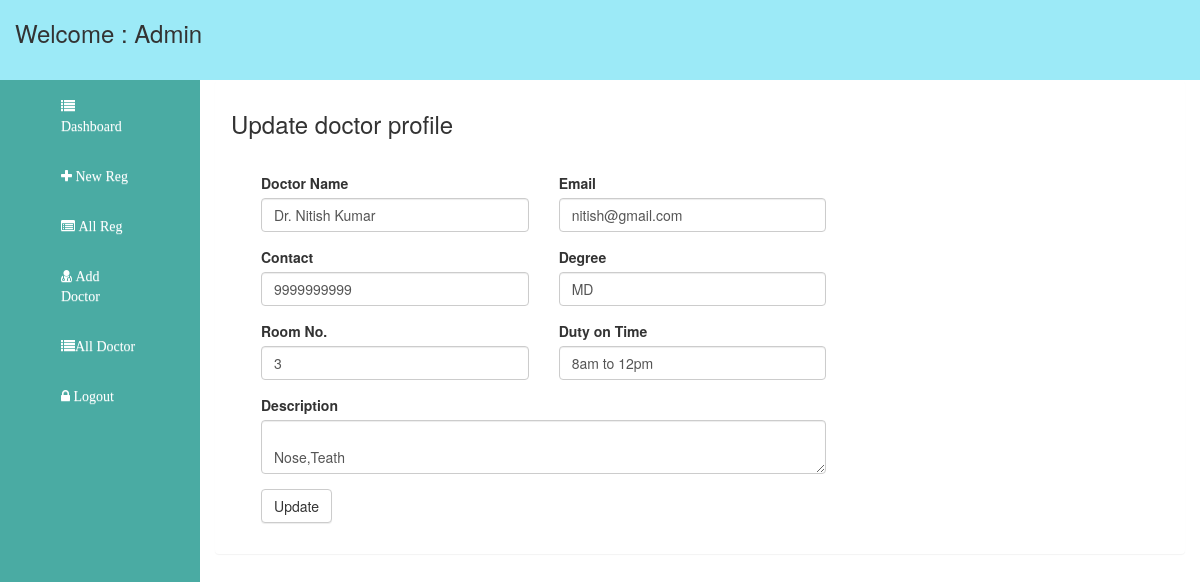
The app's page /hospital/edit.php?did=1 (signed in) with its own data.
### tables this page shows
CREATE TABLE IF NOT EXISTS `doctor` (
  `did` int(11) NOT NULL AUTO_INCREMENT,
  `name` varchar(100) NOT NULL,
  `email` varchar(100) NOT NULL,
  `contact` varchar(100) NOT NULL,
  `degree` varchar(100) NOT NULL,
  `description` varchar(100) NOT NULL,
  `room_no` varchar(100) NOT NULL,
  `password` varchar(100) NOT NULL,
  `dutytime` varchar(100) NOT NULL,
  PRIMARY KEY (`did`),
  UNIQUE KEY `email` (`email`),
  UNIQUE KEY `contact` (`contact`)
);

### hospital/edit.php (the view, shortened to what this page needs)
<?php include('header.php'); ?>
       	<?php include('sidebar.php'); ?>
       	<div class="col-md-10" id="righ_section">
       		<div class="panel">
       			<div class="panel-heading">
       				<h3>Update doctor profile</h3>
       			</div>
       			<div class="panel-body">
      			  	<div class="col-md-8">
      			  	<?php
					 if(isset($_GET['did']))
					  {
						  $id = $_GET['did'];
						  $q = "select * from doctor where did='$id'";
						  $r = mysqli_query($con,$q);
                          $result = mysqli_fetch_array($r);
					  }
					?>
      			  	<form action="" method="post">
       			  	<div class="form-group col-md-6">
       			  		<label for="">Doctor Name</label>
       			  		<input type="text" name="dname" id="" value="<?php echo $result['name']; ?>" class="form-control">
       			  	</div>
       			  	<div class="form-group col-md-6">
       			  		<label for="">Email</label>
       			  		<input type="email" name="demail" id="" value="<?php echo $result['email']; ?>" class="form-control">
       			  	</div>
       			  	<div class="form-group col-md-6">
       			  		<label for="">Contact</label>
       			  		<input type="text" name="dcontact" id="" value="<?php echo $result['contact']; ?>" class="form-control">
       			  	</div>
       			  	<div class="form-group col-md-6">
       			  		<label for="">Degree</label>
       			  		<input type="text" name="ddegree" id="" value="<?php echo $result['degree']; ?>" class="form-control">
       			  	</div>
       			  	<div class="form-group col-md-6">
       			  		<label for="">Room No.</label>
       			  		<input type="text" name="roomno" id="" value="<?php echo $result['room_no']; ?>" class="form-control">
       			  	</div>
       			  	<div class="form-group col-md-6">
       			  		<label for="">Duty on Time</label>
       			  		<input type="text" name="dutytime" id="" value="<?php echo $result['dutytime']; ?>" class="form-control">
       			  	</div>
       			  	<div class="form-group col-md-12">
       			  		<label for="">Description</label>
       			  		<textarea name="description" class="form-control">
       			  			<?php echo $result['description']; ?>
       			  		</textarea>
       			  	</div>
       			  	<div class="form-group col-md-12">
       			  		<input type="submit" value="Update" name="update_doctor" class="btn btn-default">
       			  	</div>
       			  	</form>
       			  	</div>
       			  </div>
       			</div>
       		</div>
       	</div>
<?php include('footer.php'); ?>

### records on screen
doctor: dname "Dr. Nitish Kumar", demail "nitish@gmail.com", dcontact "9999999999", ddegree "MD", roomno "3", dutytime "8am to 12pm", description "Nose,Teath"
